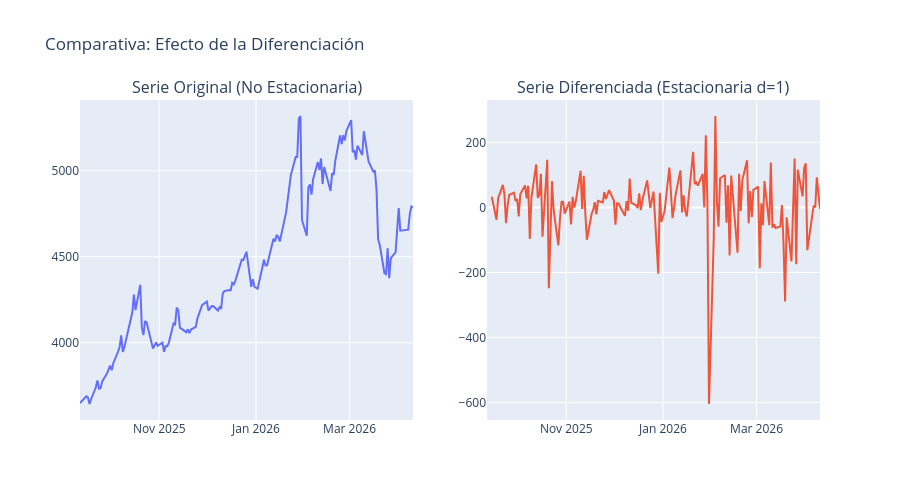

Notebook cell for this chart:
### Markdown cell above
Aqui van las pruebas de estacionareidad

### Code cell
def check_stationarity(series, title="Serie Original"):
    result = adfuller(series.dropna())
    print(f'ADF Test: {title}')
    print(f'Estadístico ADF: {result[0]:.4f}')
    print(f'p-value: {result[1]:.4f}')
    is_stationary = result[1] < 0.05
    print(f"¿Es estacionaria? {'SÍ' if is_stationary else 'NO'}\n")
    return is_stationary

# 1. Revisamos la serie original
check_stationarity(df['Close'], "Tipo de Cambio Original")

# 2. Aplicamos Primera Diferencia (d=1)
df['diff_1'] = df['Close'].diff()

# 3. Revisamos la serie diferenciada
check_stationarity(df['diff_1'], "Primera Diferencia (d=1)")

# Creamos una figura con 2 columnas (Subplots)
fig = make_subplots(
    rows=1, cols=2,
    subplot_titles=("Serie Original (No Estacionaria)", "Serie Diferenciada (Estacionaria d=1)")
)

# Gráfico 1: Serie Original
fig.add_trace(
    go.Scatter(x=df['Close'].index, y=df['Close'], name='Original'),
    row=1, col=1
)

# Gráfico 2: Serie Diferenciada
fig.add_trace(
    go.Scatter(x=df['diff_1'].index, y=df['diff_1'], name='Diferenciada'),
    row=1, col=2
)

# Ajustes de diseño
fig.update_layout(
    title_text="Comparativa: Efecto de la Diferenciación",
    showlegend=False, # Ocultamos leyenda
    height=500
)

fig.show()

### Figure 1 — Plotly figure (JSON) as saved in the notebook; plotly's stock layout.template omitted (floating-point values rounded to 4 significant figures; data arrays with more than 128 entries replaced by an {"elided": "..."} marker saying what was removed)
{"data": [{"name": "Original", "type": "scatter", "x": {"elided": "145 str values"}, "xaxis": "x", "y": {"elided": "145 float values"}, "yaxis": "y"}, {"name": "Diferenciada", "type": "scatter", "x": {"elided": "145 str values"}, "xaxis": "x2", "y": {"elided": "145 float values"}, "yaxis": "y2"}], "layout": {"annotations": [{"font": {"size": 16}, "showarrow": false, "text": "Serie Original (No Estacionaria)", "x": 0.225, "xanchor": "center", "xref": "paper", "y": 1, "yanchor": "bottom", "yref": "paper"}, {"font": {"size": 16}, "showarrow": false, "text": "Serie Diferenciada (Estacionaria d=1)", "x": 0.775, "xanchor": "center", "xref": "paper", "y": 1, "yanchor": "bottom", "yref": "paper"}], "height": 500, "showlegend": false, "title": {"text": "Comparativa: Efecto de la Diferenciación"}, "xaxis": {"anchor": "y", "domain": [0, 0.45]}, "xaxis2": {"anchor": "y2", "domain": [0.55, 1]}, "yaxis": {"anchor": "x", "domain": [0, 1]}, "yaxis2": {"anchor": "x2", "domain": [0, 1]}}}
